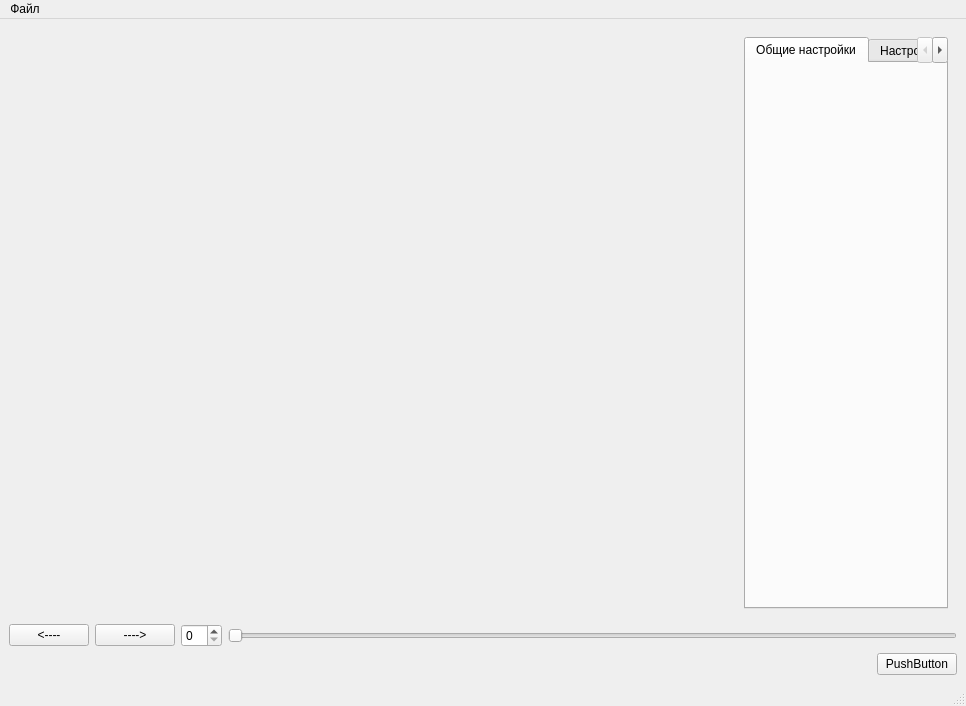
<?xml version="1.0" encoding="UTF-8"?>
<ui version="4.0">
 <class>MainWindow</class>
 <widget class="QMainWindow" name="MainWindow">
  <property name="geometry">
   <rect>
    <x>0</x>
    <y>0</y>
    <width>966</width>
    <height>706</height>
   </rect>
  </property>
  <property name="windowTitle">
   <string>MainWindow</string>
  </property>
  <widget class="QWidget" name="centralwidget">
   <layout class="QVBoxLayout" name="verticalLayout">
    <item>
     <layout class="QHBoxLayout" name="horizontalLayout_4">
      <item>
       <layout class="QVBoxLayout" name="verticalLayout_2">
        <item>
         <widget class="QLabel" name="imageLabel">
          <property name="sizePolicy">
           <sizepolicy hsizetype="Preferred" vsizetype="Preferred">
            <horstretch>0</horstretch>
            <verstretch>0</verstretch>
           </sizepolicy>
          </property>
          <property name="text">
           <string/>
          </property>
         </widget>
        </item>
        <item>
         <layout class="QVBoxLayout" name="verticalLayout_4">
          <item>
           <widget class="QCustomPlot" name="xPlot" native="true"/>
          </item>
          <item>
           <widget class="QCustomPlot" name="yPlot" native="true"/>
          </item>
         </layout>
        </item>
       </layout>
      </item>
      <item>
       <widget class="QWidget" name="settingsWidget" native="true">
        <property name="sizePolicy">
         <sizepolicy hsizetype="Fixed" vsizetype="Preferred">
          <horstretch>0</horstretch>
          <verstretch>0</verstretch>
         </sizepolicy>
        </property>
        <property name="minimumSize">
         <size>
          <width>0</width>
          <height>0</height>
         </size>
        </property>
        <property name="maximumSize">
         <size>
          <width>16777215</width>
          <height>16777215</height>
         </size>
        </property>
        <layout class="QVBoxLayout" name="verticalLayout_3">
         <item>
          <widget class="QTabWidget" name="tabWidget">
           <property name="sizePolicy">
            <sizepolicy hsizetype="Fixed" vsizetype="Expanding">
             <horstretch>0</horstretch>
             <verstretch>0</verstretch>
            </sizepolicy>
           </property>
           <property name="currentIndex">
            <number>0</number>
           </property>
           <widget class="AnalyzerSettingsForm" name="generalSettings">
            <property name="minimumSize">
             <size>
              <width>0</width>
              <height>0</height>
             </size>
            </property>
            <property name="maximumSize">
             <size>
              <width>16777215</width>
              <height>16777215</height>
             </size>
            </property>
            <attribute name="title">
             <string>Общие настройки</string>
            </attribute>
           </widget>
           <widget class="BinarizatorSettingsForm" name="widget">
            <property name="minimumSize">
             <size>
              <width>0</width>
              <height>0</height>
             </size>
            </property>
            <property name="maximumSize">
             <size>
              <width>16777215</width>
              <height>16777215</height>
             </size>
            </property>
            <attribute name="title">
             <string>Настройки бинаризации</string>
            </attribute>
           </widget>
          </widget>
         </item>
        </layout>
       </widget>
      </item>
     </layout>
    </item>
    <item>
     <layout class="QHBoxLayout" name="horizontalLayout">
      <item>
       <widget class="QPushButton" name="prevImagePushButton">
        <property name="text">
         <string>&lt;----</string>
        </property>
       </widget>
      </item>
      <item>
       <widget class="QPushButton" name="nextImagePushButton">
        <property name="text">
         <string>----&gt;</string>
        </property>
       </widget>
      </item>
      <item>
       <widget class="QSpinBox" name="imageNumSpinBox"/>
      </item>
      <item>
       <widget class="QSlider" name="horizontalSlider">
        <property name="orientation">
         <enum>Qt::Horizontal</enum>
        </property>
       </widget>
      </item>
     </layout>
    </item>
    <item>
     <layout class="QHBoxLayout" name="horizontalLayout_2">
      <item>
       <spacer name="horizontalSpacer">
        <property name="orientation">
         <enum>Qt::Horizontal</enum>
        </property>
        <property name="sizeHint" stdset="0">
         <size>
          <width>40</width>
          <height>20</height>
         </size>
        </property>
       </spacer>
      </item>
      <item>
       <widget class="QPushButton" name="SelectFolderPushButton">
        <property name="text">
         <string>PushButton</string>
        </property>
       </widget>
      </item>
     </layout>
    </item>
   </layout>
  </widget>
  <widget class="QMenuBar" name="menubar">
   <property name="geometry">
    <rect>
     <x>0</x>
     <y>0</y>
     <width>966</width>
     <height>20</height>
    </rect>
   </property>
   <widget class="QMenu" name="menu">
    <property name="title">
     <string>Файл</string>
    </property>
    <addaction name="openFolderAction"/>
   </widget>
   <addaction name="menu"/>
  </widget>
  <widget class="QStatusBar" name="statusbar"/>
  <action name="openFolderAction">
   <property name="text">
    <string>Открыть каталог ...</string>
   </property>
  </action>
 </widget>
 <customwidgets>
  <customwidget>
   <class>AnalyzerSettingsForm</class>
   <extends>QWidget</extends>
   <header>analyzersettingsform.h</header>
   <container>1</container>
  </customwidget>
  <customwidget>
   <class>BinarizatorSettingsForm</class>
   <extends>QWidget</extends>
   <header>binarizatorsettingsform.h</header>
   <container>1</container>
  </customwidget>
  <customwidget>
   <class>QCustomPlot</class>
   <extends>QWidget</extends>
   <header>qcustomplot.h</header>
   <container>1</container>
  </customwidget>
 </customwidgets>
 <resources/>
 <connections>
  <connection>
   <sender>horizontalSlider</sender>
   <signal>valueChanged(int)</signal>
   <receiver>imageNumSpinBox</receiver>
   <slot>setValue(int)</slot>
   <hints>
    <hint type="sourcelabel">
     <x>351</x>
     <y>347</y>
    </hint>
    <hint type="destinationlabel">
     <x>198</x>
     <y>355</y>
    </hint>
   </hints>
  </connection>
  <connection>
   <sender>imageNumSpinBox</sender>
   <signal>valueChanged(int)</signal>
   <receiver>horizontalSlider</receiver>
   <slot>setValue(int)</slot>
   <hints>
    <hint type="sourcelabel">
     <x>196</x>
     <y>343</y>
    </hint>
    <hint type="destinationlabel">
     <x>373</x>
     <y>355</y>
    </hint>
   </hints>
  </connection>
 </connections>
</ui>
